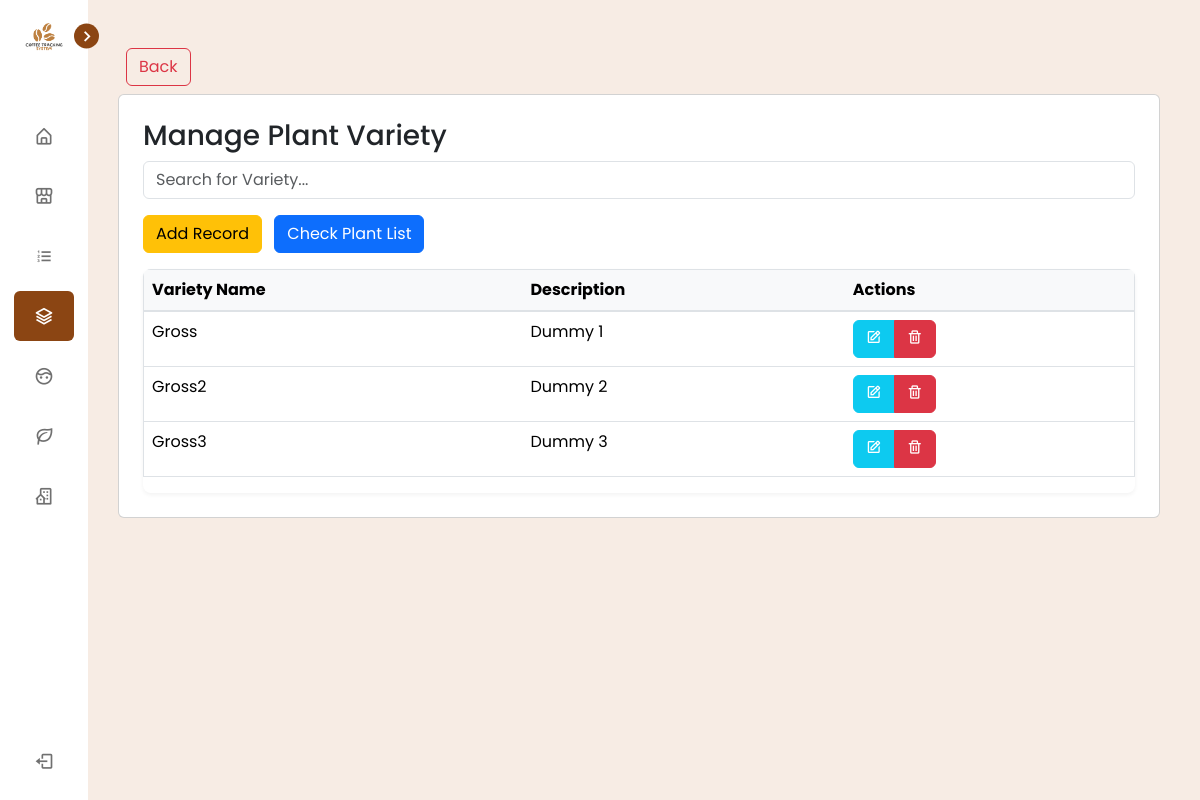
Page /view/pages/plant_variety/index.php (signed in) on the earlier database version.
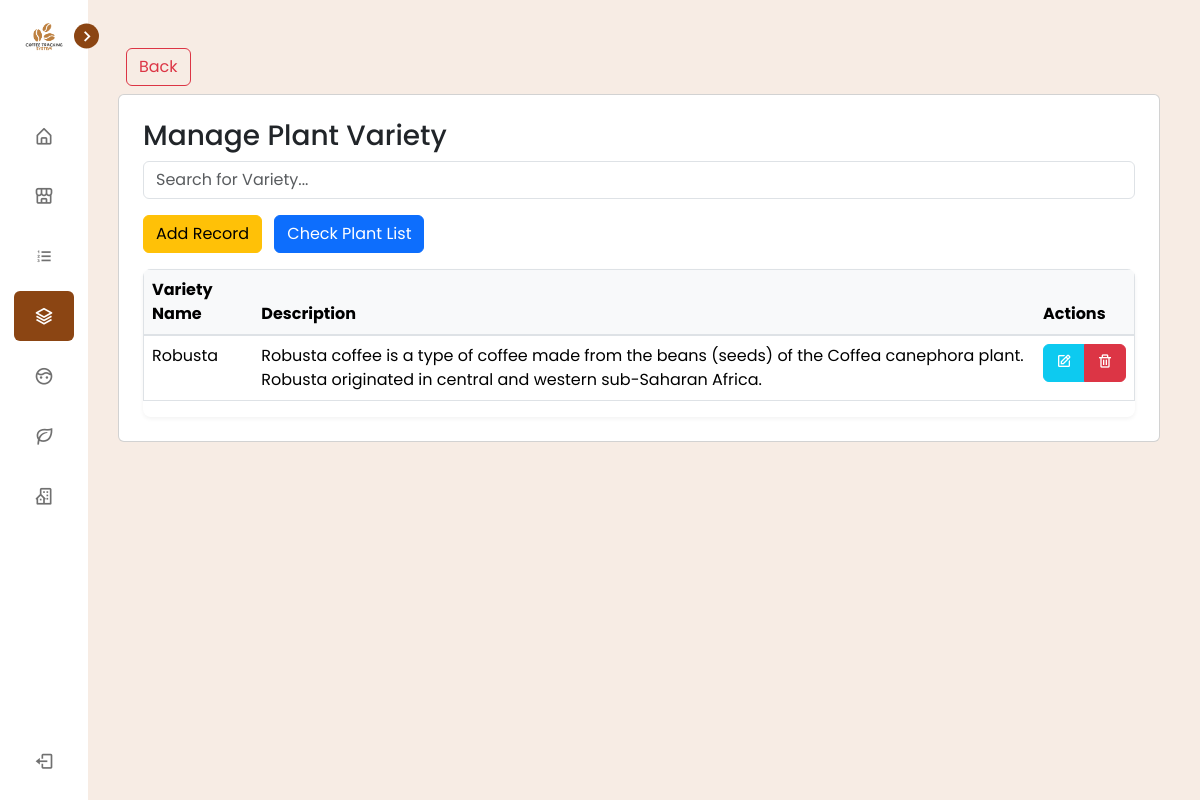
Same page on the later database version.
### tables this page shows
CREATE TABLE `tbl_variety` (
  `id` int(255) NOT NULL,
  `variety_id` varchar(255) NOT NULL,
  `variety_name` varchar(255) NOT NULL,
  `description` varchar(255) NOT NULL
);

### connection/connection.php (called while the page is built, shortened)
<?php
class config {
    public function __construct(){
        $dsn = "mysql:host=".H.";dbname=".DB;
        $username = U;
        $password = P;
        try {
            $this->pdo = new PDO($dsn, $username, $password);
        } catch (PDOException $e) {
            die("Connection failed: " . $e->getMessage());
        }
    }
}
?>

### controller/PlantVarietyController.php (called while the page is built, shortened)
<?php
    require_once('../../../services/PlantVarietyService.php');
    $varietyService = new VarietyServices();
    $varietys = $varietyService->getPlantVariety();
?>

### services/PlantVarietyService.php (called while the page is built, shortened)
<?php
require_once("../../../connection/connection.php");
class VarietyServices extends config {
    public function getPlantVariety() {
        try {
            $query = "SELECT `id`, `variety_id`, `variety_name`, `description` FROM `tbl_variety` WHERE 1";
            $stmt = $this->pdo->prepare($query);
            $stmt->execute();
            return $stmt->fetchAll(PDO::FETCH_ASSOC);
        } catch (PDOException $e) {
            echo "Error: " . $e->getMessage();
        }
    }
}
?>

### view/pages/plant_variety/index.php (the view, shortened to what this page needs)
<?php
  include_once('../../components/header.php');
  include_once('../../../controller/PlantVarietyController.php');
?>
<div class="p-3">
<a class="btn btn-outline-danger m-2" href="../dashboard/index.php" width="200"> Back </a>
    <div class="card p-4">
    <h3>Manage Plant Variety</h3>
    <div class="mb-3">
        <input type="text" id="searchInput" class="form-control" placeholder="Search for Variety...">
    </div>
    <div class="mb-3">
        <a type="button" class="btn d-none d-md-inline-block btn-warning " href="create.php">Add Record</a>
        <a type="button" class="btn d-none d-md-inline-block btn-primary mx-2" href="../plant_nursery/index.php">Check Plant List</a>
    </div>
    <div class="table-responsive">
        <table border="1" class="table" id="nurseryOwnersTable">
            <thead>
                <tr>
                    <th>Variety Name</th>
                    <th>Description</th>
                    <th>Actions</th>
                </tr>
            </thead>
            <tbody>
                <?php if (!empty($varietys)): ?>
                    <?php foreach ($varietys as $variety): ?>
                        <tr>
                            <td><?php echo htmlspecialchars($variety['variety_name']); ?></td>
                            <td><?php echo htmlspecialchars($variety['description']); ?></td>
                            <td class=" justify-content-center align-items-center">
                                <div class="btn-group">
                                    <a type="button" class="btn btn-info" href="update.php?ID=<?php echo htmlspecialchars($variety['id']); ?>">
                                        <i class='bx bx-edit icon text-white'></i>
                                    </a>
                                    <button type="button" class="btn btn-danger" data-id="<?php echo htmlspecialchars($variety['id']); ?>" onclick="setDeleteId(this)">
                                        <i class='bx bx-trash icon'></i>
                                    </button>
                                </div>
                            </td>
                        </tr>
                    <?php endforeach; ?>
                <?php else: ?>
                    <tr>
                        <td colspan="5" class="text-center">No records found.</td>
                    </tr>
                <?php endif; ?>
            </tbody>
        </table>
        </div>
    </div>
    </div>
<?php include_once('../../components/footer.php'); ?>

Differences in the rows shown:
removed tbl_variety: variety_name "Gross", description "Dummy 1"
removed tbl_variety: variety_name "Gross2", description "Dummy 2"
removed tbl_variety: variety_name "Gross3", description "Dummy 3"
added tbl_variety: variety_name "Robusta", description "Robusta coffee is a type of coffee made from the beans (seeds) of the Coffea canephora plant. Robusta originated in central and western sub-Saharan Africa."
